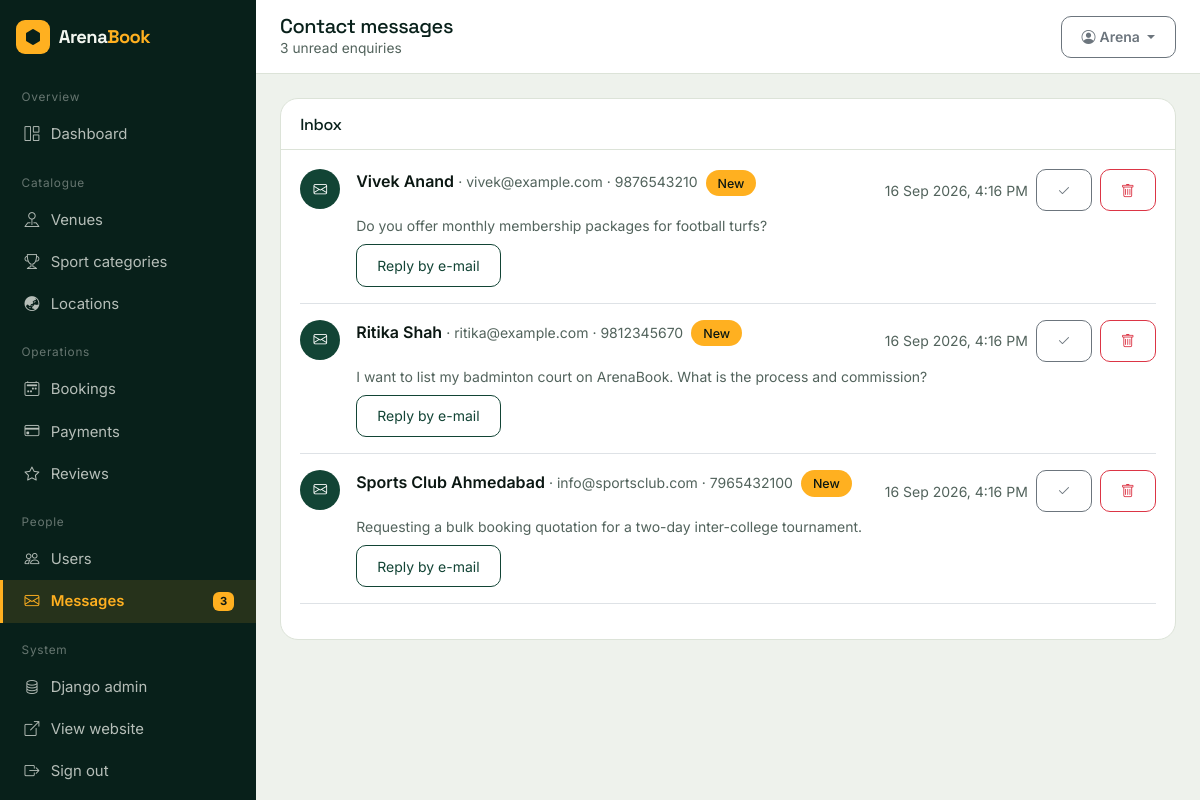
The page /dashboard/messages/ (signed in) on the database its author committed.
### arena/models.py (models this page shows, shortened)
class User(AbstractBaseUser, PermissionsMixin):
    first_name = models.CharField(max_length=60)
    last_name = models.CharField(max_length=60, blank=True)
    email = models.EmailField(unique=True)
    profile_image = models.ImageField(upload_to="profiles/", blank=True, null=True)
    date_joined = models.DateTimeField(default=timezone.now)
    is_active = models.BooleanField(default=True)
    is_staff = models.BooleanField(
        default=False, help_text="Allows access to the ArenaBook admin panel."
    )
    objects = UserManager()
    USERNAME_FIELD = "email"
    REQUIRED_FIELDS = ["first_name"]
    class Meta:
        verbose_name = "User"
        verbose_name_plural = "Users"
        ordering = ["-date_joined"]
    def get_short_name(self):
        return self.first_name or self.email.split("@")[0]

class ContactUs(models.Model):
    name = models.CharField(max_length=100)
    email = models.EmailField()
    phone = models.CharField(max_length=15, blank=True)
    message = models.TextField()
    created_at = models.DateTimeField(auto_now_add=True)
    is_read = models.BooleanField(default=False)
    class Meta:
        verbose_name = "Contact message"
        verbose_name_plural = "Contact messages"
        ordering = ["-created_at"]

### arena/dashboard_views.py (the view)
# urls.py: path("dashboard/messages/", dash.admin_messages, name="admin_messages"),
@staff_required
def admin_messages(request):
    items = ContactUs.objects.all()
    page_obj = Paginator(items, 10).get_page(request.GET.get("page"))
    return render(
        request,
        "dashboard/messages.html",
        {
            "page_obj": page_obj,
            "items": page_obj.object_list,
            "unread": ContactUs.objects.filter(is_read=False).count(),
        },
    )

### arena/context_processors.py (called while the page is built)
def site_context(request):
    unread = 0
    if request.user.is_authenticated and request.user.is_staff:
        unread = ContactUs.objects.filter(is_read=False).count()
    return {
        "SITE_NAME": "ArenaBook",
        "SITE_TAGLINE": "Book your game. Own the ground.",
        "nav_categories": SportCategory.objects.all()[:8],
        "unread_messages": unread,
    }

### arena/dashboard_views.py (called while the page is built)
def staff_required(view):
    decorated = user_passes_test(
        lambda u: u.is_authenticated and u.is_staff and u.is_active,
        login_url="login",
    )(view)
    return login_required(decorated, login_url="login")

### templates/dashboard/messages.html (shortened to what this page needs)
{% extends 'dashboard/base.html' %}
{% load arena_extras %}
{% block page_title %}Contact messages{% endblock %}
{% block page_sub %}{{ unread }} unread enquir{{ unread|pluralize:"y,ies" }}{% endblock %}
{% block content %}
<div class="panel">
    <div class="panel-head"><h5>Inbox</h5></div>
    <div class="panel-body">
        {% for item in items %}
        <div class="d-flex gap-3 pb-3 mb-3 border-bottom {% if not item.is_read %}fw-semibold{% endif %}">
            <span class="avatar-initials"><i class="bi bi-envelope{% if item.is_read %}-open{% endif %}"></i></span>
            <div class="flex-grow-1">
                <div class="d-flex justify-content-between flex-wrap gap-2 align-items-start">
                    <div>
                        {{ item.name }}
                        <span class="small text-muted-soft fw-normal">· {{ item.email }}{% if item.phone %} · {{ item.phone }}{% endif %}</span>
                        {% if not item.is_read %}<span class="badge-status bg-amber text-ink ms-1">New</span>{% endif %}
                    </div>
                    <div class="d-flex align-items-center gap-2">
                        <span class="small text-muted-soft fw-normal">{{ item.created_at|date:"j M Y, g:i A" }}</span>
                        <form method="post" action="{% url 'admin_message_read' item.pk %}">
                            <button class="btn btn-sm btn-outline-secondary" title="Mark as {% if item.is_read %}unread{% else %}read{% endif %}"><i class="bi bi-check2"></i></button>
                        </form>
                        <form method="post" action="{% url 'admin_message_delete' item.pk %}" data-confirm="Delete this message?">
                            <button class="btn btn-sm btn-outline-danger"><i class="bi bi-trash"></i></button>
                        </form>
                    </div>
                </div>
                <p class="mb-0 mt-1 small text-muted-soft fw-normal">{{ item.message|linebreaksbr }}</p>
                <a href="mailto:{{ item.email }}" class="btn btn-sm btn-outline-pitch mt-2 fw-normal">Reply by e-mail</a>
            </div>
        </div>
        {% empty %}
        <p class="text-center text-muted-soft py-5 mb-0">The inbox is empty.</p>
        {% endfor %}
    </div>
</div>
{% endblock %}

### templates/dashboard/base.html (shortened to what this page needs)
{% load static %}<!DOCTYPE html>
<html lang="en">
<head>
    <link href="https://cdn.jsdelivr.net/npm/bootstrap@5.3.3/dist/css/bootstrap.min.css" rel="stylesheet">
    <link href="https://cdn.jsdelivr.net/npm/bootstrap-icons@1.11.3/font/bootstrap-icons.css" rel="stylesheet">
    <link rel="stylesheet" href="{% static 'css/style.css' %}">
</head>
<body class="admin-body">
{% with url_name=request.resolver_match.url_name %}
<div class="admin-shell">
    <aside class="admin-side" id="adminSide">
        <a href="{% url 'home' %}" class="navbar-brand px-3 mb-3 d-flex">
            <span class="brand-mark"><i class="bi bi-hexagon-fill"></i></span>
            <span class="brand-text">Arena<span class="brand-accent">Book</span></span>
        </a>
        <div class="side-group">Overview</div>
        <a href="{% url 'dashboard' %}" class="side-link {% if url_name == 'dashboard' %}active{% endif %}"><i class="bi bi-grid-1x2"></i>Dashboard</a>
        <div class="side-group">Catalogue</div>
        <a href="{% url 'admin_turfs' %}" class="side-link {% if 'turf' in url_name %}active{% endif %}"><i class="bi bi-pin-map"></i>Venues</a>
        <a href="{% url 'admin_categories' %}" class="side-link {% if 'categor' in url_name %}active{% endif %}"><i class="bi bi-trophy"></i>Sport categories</a>
        <a href="{% url 'admin_locations' %}" class="side-link {% if 'location' in url_name %}active{% endif %}"><i class="bi bi-globe-asia-australia"></i>Locations</a>
        <div class="side-group">Operations</div>
        <a href="{% url 'admin_bookings' %}" class="side-link {% if 'booking' in url_name %}active{% endif %}"><i class="bi bi-calendar2-week"></i>Bookings</a>
        <a href="{% url 'admin_payments' %}" class="side-link {% if 'payment' in url_name %}active{% endif %}"><i class="bi bi-credit-card"></i>Payments</a>
        <a href="{% url 'admin_reviews' %}" class="side-link {% if 'review' in url_name %}active{% endif %}"><i class="bi bi-star"></i>Reviews</a>
        <div class="side-group">People</div>
        <a href="{% url 'admin_users' %}" class="side-link {% if 'user' in url_name %}active{% endif %}"><i class="bi bi-people"></i>Users</a>
        <a href="{% url 'admin_messages' %}" class="side-link {% if 'message' in url_name %}active{% endif %}">
            <i class="bi bi-envelope"></i>Messages
            {% if unread_messages %}<span class="badge bg-amber text-ink">{{ unread_messages }}</span>{% endif %}
        </a>
        <div class="side-group">System</div>
        <a href="/django-admin/" class="side-link"><i class="bi bi-database"></i>Django admin</a>
        <a href="{% url 'home' %}" class="side-link"><i class="bi bi-box-arrow-up-right"></i>View website</a>
        <a href="{% url 'logout' %}" class="side-link"><i class="bi bi-box-arrow-right"></i>Sign out</a>
    </aside>
    <div class="admin-main">
        <header class="admin-top">
            <div class="d-flex align-items-center gap-3">
                <div>
                    <h1>{% block page_title %}Dashboard{% endblock %}</h1>
                    <div class="sub">{% block page_sub %}{% endblock %}</div>
                </div>
            </div>
            <div class="d-flex align-items-center gap-2">
                <div class="dropdown">
                    <button class="btn btn-sm btn-outline-secondary dropdown-toggle" data-bs-toggle="dropdown">
                        <i class="bi bi-person-circle me-1"></i>{{ user.get_short_name }}
                    </button>
                </div>
            </div>
        </header>
        <div class="admin-content">
            {% block content %}{% endblock %}
        </div>
    </div>
</div>
{% endwith %}
</body>
</html>

### static/css/style.css (style rules this page uses)
:root { --pitch-900: #08201A; --pitch-800: #0D2E24; --pitch-700: #124435; --pitch-500: #1D7A56; --pitch-300: #4FBF8B; --chalk: #F3F6F0; --chalk-line: #DCE3D8; --paper: #FFFFFF; --amber: #FFB020; --amber-dark: #E0940A; --clay: #C96A3E; --ink: #0B1712; --ink-soft: #52635C; --radius: 10px; --radius-lg: 18px; --shadow-soft: 0 10px 30px -18px rgba(8, 32, 26, .45); --shadow-lift: 0 22px 44px -26px rgba(8, 32, 26, .55); --font-display: 'Space Grotesk', 'Segoe UI', sans-serif; --font-body: 'Inter', 'Segoe UI', sans-serif; }
* { box-sizing: border-box; }
body { font-family: var(--font-body); background: var(--chalk); color: var(--ink); display: flex; flex-direction: column; min-height: 100vh; -webkit-font-smoothing: antialiased; }
h1, h2, h3, h4, h5, h6, .display-font { font-family: var(--font-display); letter-spacing: -.02em; color: var(--pitch-900); }
a { text-decoration: none; }
.btn { font-weight: 600; border-radius: var(--radius); padding: .6rem 1.25rem; }
.btn-outline-pitch { border: 1px solid var(--pitch-700); color: var(--pitch-700); background: transparent; }
.bg-amber { background: var(--amber) !important; }
.text-ink { color: var(--ink) !important; }
.text-muted-soft { color: var(--ink-soft) !important; }
.navbar-brand { display: flex; align-items: center; gap: .55rem; }
.brand-mark { width: 34px; height: 34px; display: grid; place-items: center; background: var(--amber); color: var(--pitch-900); border-radius: 9px; font-size: 1rem; }
.brand-text { font-family: var(--font-display); font-weight: 700; font-size: 1.3rem; color: var(--chalk); letter-spacing: -.03em; }
.brand-accent { color: var(--amber); }
.avatar-initials { width: 40px; height: 40px; border-radius: 50%; background: var(--pitch-700); color: #fff; display: grid; place-items: center; font-weight: 600; font-size: .85rem; flex: 0 0 auto; }
.badge-status { border-radius: 30px; padding: .35rem .75rem; font-weight: 500; font-size: .78rem; }
.admin-body { background: #EEF2EC; }
.admin-shell { display: flex; min-height: 100vh; }
.admin-side { width: 256px; flex: 0 0 256px; background: var(--pitch-900); color: rgba(243, 246, 240, .78); padding: 1.25rem 0; position: sticky; top: 0; height: 100vh; overflow-y: auto; }
.admin-side .brand-text { font-size: 1.15rem; }
.admin-side .side-group { color: rgba(243, 246, 240, .4); font-size: .74rem; padding: 1.2rem 1.35rem .4rem; letter-spacing: .06em; }
.side-link { display: flex; align-items: center; gap: .7rem; padding: .62rem 1.35rem; color: rgba(243, 246, 240, .74); font-size: .93rem; border-left: 3px solid transparent; }
.side-link.active { background: rgba(255, 176, 32, .12); border-left-color: var(--amber); color: var(--amber); font-weight: 600; }
.side-link .badge { margin-left: auto; }
.admin-main { flex: 1; min-width: 0; }
.admin-top { background: #fff; border-bottom: 1px solid var(--chalk-line); padding: .9rem 1.5rem; display: flex; align-items: center; justify-content: space-between; gap: 1rem; position: sticky; top: 0; z-index: 1030; }
.admin-top h1 { font-size: 1.25rem; margin: 0; }
.admin-top .sub { color: var(--ink-soft); font-size: .86rem; }
.admin-content { padding: 1.5rem; }
.panel { background: #fff; border: 1px solid var(--chalk-line); border-radius: var(--radius-lg); overflow: hidden; height: 100%; }
.panel-head { padding: .95rem 1.2rem; border-bottom: 1px solid var(--chalk-line); display: flex; align-items: center; justify-content: space-between; gap: .75rem; }
.panel-head h5 { margin: 0; font-size: 1rem; }
.panel-body { padding: 1.2rem; }

### rows shown on the page
User: get_short_name "Arena"
ContactUs: is_read False (drawn), name "Vivek Anand", email "vivek@example.com", phone "9876543210", created_at "16 Sep 2026, 4:16 PM", message "Do you offer monthly membership packages for football turfs?"
ContactUs: is_read False (drawn), name "Ritika Shah", email "ritika@example.com", phone "9812345670", created_at "16 Sep 2026, 4:16 PM", message "I want to list my badminton court on ArenaBook. What is the process and commission?"
ContactUs: is_read False (drawn), name "Sports Club Ahmedabad", email "info@sportsclub.com", phone "7965432100", created_at "16 Sep 2026, 4:16 PM", message "Requesting a bulk booking quotation for a two-day inter-college tournament."

### other values the page prints
{{ unread_messages }} "3"
{{ unread }} "3"
